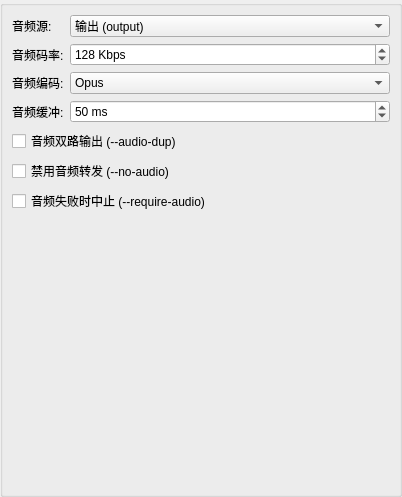
          <widget class="QWidget" name="page_audio">
           <property name="geometry">
            <rect>
             <x>0</x>
             <y>0</y>
             <width>402</width>
             <height>497</height>
            </rect>
           </property>
           <attribute name="label">
            <string>音频设置</string>
           </attribute>
           <layout class="QVBoxLayout" name="verticalLayout_audioPage">
            <property name="leftMargin">
             <number>0</number>
            </property>
            <property name="topMargin">
             <number>0</number>
            </property>
            <property name="rightMargin">
             <number>0</number>
            </property>
            <property name="bottomMargin">
             <number>0</number>
            </property>
            <item>
             <widget class="QGroupBox" name="groupBox_audioSettings">
              <property name="title">
               <string/>
              </property>
              <property name="flat">
               <bool>true</bool>
              </property>
              <layout class="QFormLayout" name="formLayout_audioSettings">
               <item row="0" column="0">
                <widget class="QLabel" name="label_audioSource">
                 <property name="text">
                  <string>音频源:</string>
                 </property>
                </widget>
               </item>
               <item row="0" column="1">
                <widget class="QComboBox" name="comboBox_audioSource">
                 <property name="toolTip">
                  <string>--audio-source: 选择音频源</string>
                 </property>
                 <item>
                  <property name="text">
                   <string>输出 (output)</string>
                  </property>
                 </item>
                 <item>
                  <property name="text">
                   <string>播放 (playback)</string>
                  </property>
                 </item>
                 <item>
                  <property name="text">
                   <string>麦克风 (mic)</string>
                  </property>
                 </item>
                 <item>
                  <property name="text">
                   <string>麦克风-未处理 (mic-unprocessed)</string>
                  </property>
                 </item>
                 <item>
                  <property name="text">
                   <string>麦克风-摄像 (mic-camcorder)</string>
                  </property>
                 </item>
                 <item>
                  <property name="text">
                   <string>麦克风-语音识别 (mic-voice-recognition)</string>
                  </property>
                 </item>
                 <item>
                  <property name="text">
                   <string>麦克风-语音通话 (mic-voice-communication)</string>
                  </property>
                 </item>
                 <item>
                  <property name="text">
                   <string>语音通话 (voice-call)</string>
                  </property>
                 </item>
                 <item>
                  <property name="text">
                   <string>语音表演 (voice-performance)</string>
                  </property>
                 </item>
                </widget>
               </item>
               <item row="1" column="0">
                <widget class="QLabel" name="label_audioBitrate">
                 <property name="text">
                  <string>音频码率:</string>
                 </property>
                </widget>
               </item>
               <item row="1" column="1">
                <widget class="QSpinBox" name="spinBox_audioBitrate">
                 <property name="toolTip">
                  <string>--audio-bit-rate: 音频编码码率</string>
                 </property>
                 <property name="suffix">
                  <string> Kbps</string>
                 </property>
                 <property name="minimum">
                  <number>32</number>
                 </property>
                 <property name="maximum">
                  <number>512</number>
                 </property>
                 <property name="singleStep">
                  <number>32</number>
                 </property>
                 <property name="value">
                  <number>128</number>
                 </property>
                </widget>
               </item>
               <item row="2" column="0">
                <widget class="QLabel" name="label_audioCodec">
                 <property name="text">
                  <string>音频编码:</string>
                 </property>
                </widget>
               </item>
               <item row="2" column="1">
                <widget class="QComboBox" name="comboBox_audioCodec">
                 <property name="toolTip">
                  <string>--audio-codec: 选择音频编码器</string>
                 </property>
                 <item>
                  <property name="text">
                   <string>Opus</string>
                  </property>
                 </item>
                 <item>
                  <property name="text">
                   <string>AAC</string>
                  </property>
                 </item>
                 <item>
                  <property name="text">
                   <string>FLAC</string>
                  </property>
                 </item>
                 <item>
                  <property name="text">
                   <string>RAW</string>
                  </property>
                 </item>
                </widget>
               </item>
               <item row="3" column="0">
                <widget class="QLabel" name="label_audioBuffer">
                 <property name="text">
                  <string>音频缓冲:</string>
                 </property>
                </widget>
               </item>
               <item row="3" column="1">
                <widget class="QSpinBox" name="spinBox_audioBuffer">
                 <property name="toolTip">
                  <string>--audio-buffer: 音频缓冲延迟 (降低延迟但可能导致音频卡顿)</string>
                 </property>
                 <property name="suffix">
                  <string> ms</string>
                 </property>
                 <property name="minimum">
                  <number>0</number>
                 </property>
                 <property name="maximum">
                  <number>1000</number>
                 </property>
                 <property name="singleStep">
                  <number>10</number>
                 </property>
                 <property name="value">
                  <number>50</number>
                 </property>
                </widget>
               </item>
               <item row="4" column="0" colspan="2">
                <widget class="QCheckBox" name="checkBox_audioDup">
                 <property name="toolTip">
                  <string>捕获音频但保持设备播放 (仅用于 playback 源)</string>
                 </property>
                 <property name="text">
                  <string>音频双路输出 (--audio-dup)</string>
                 </property>
                </widget>
               </item>
               <item row="5" column="0" colspan="2">
                <widget class="QCheckBox" name="checkBox_noAudio">
                 <property name="text">
                  <string>禁用音频转发 (--no-audio)</string>
                 </property>
                </widget>
               </item>
               <item row="6" column="0" colspan="2">
                <widget class="QCheckBox" name="checkBox_requireAudio">
                 <property name="toolTip">
                  <string>如果音频捕获失败，则停止镜像</string>
                 </property>
                 <property name="text">
                  <string>音频失败时中止 (--require-audio)</string>
                 </property>
                </widget>
               </item>
              </layout>
             </widget>
            </item>
           </layout>
          </widget>
